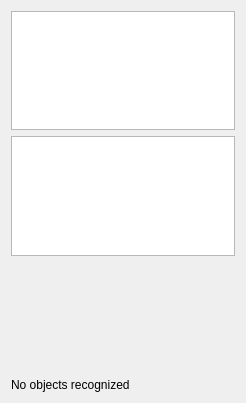
<?xml version="1.0" encoding="UTF-8"?>
<ui version="4.0">
 <class>ObjectDetectionView</class>
 <widget class="QWidget" name="ObjectDetectionView">
  <property name="geometry">
   <rect>
    <x>0</x>
    <y>0</y>
    <width>246</width>
    <height>403</height>
   </rect>
  </property>
  <property name="windowTitle">
   <string>Form</string>
  </property>
  <layout class="QGridLayout" name="gridLayout" columnstretch="10,10" columnminimumwidth="0,0">
   <item row="0" column="0" colspan="2">
    <widget class="QListWidget" name="listWidget"/>
   </item>
   <item row="1" column="0" colspan="2">
    <widget class="QListWidget" name="letterListWidget"/>
   </item>
   <item row="2" column="0">
    <widget class="QLabel" name="imageLabel">
     <property name="sizePolicy">
      <sizepolicy hsizetype="Preferred" vsizetype="Preferred">
       <horstretch>1</horstretch>
       <verstretch>1</verstretch>
      </sizepolicy>
     </property>
     <property name="minimumSize">
      <size>
       <width>64</width>
       <height>64</height>
      </size>
     </property>
     <property name="text">
      <string/>
     </property>
    </widget>
   </item>
   <item row="2" column="1">
    <widget class="QLabel" name="letterLabel">
     <property name="sizePolicy">
      <sizepolicy hsizetype="Preferred" vsizetype="Preferred">
       <horstretch>10</horstretch>
       <verstretch>10</verstretch>
      </sizepolicy>
     </property>
     <property name="sizeIncrement">
      <size>
       <width>2</width>
       <height>2</height>
      </size>
     </property>
     <property name="baseSize">
      <size>
       <width>10</width>
       <height>10</height>
      </size>
     </property>
     <property name="styleSheet">
      <string notr="true">font: 72pt;
color: white;</string>
     </property>
     <property name="text">
      <string/>
     </property>
     <property name="alignment">
      <set>Qt::AlignCenter</set>
     </property>
    </widget>
   </item>
   <item row="3" column="0" colspan="2">
    <widget class="QLabel" name="nameLabel">
     <property name="text">
      <string>No objects recognized</string>
     </property>
    </widget>
   </item>
  </layout>
 </widget>
 <resources/>
 <connections/>
</ui>
